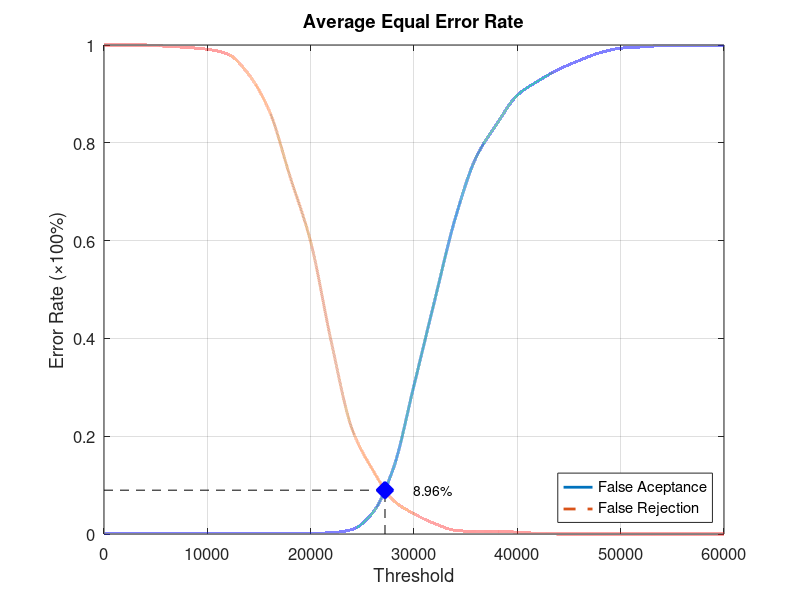
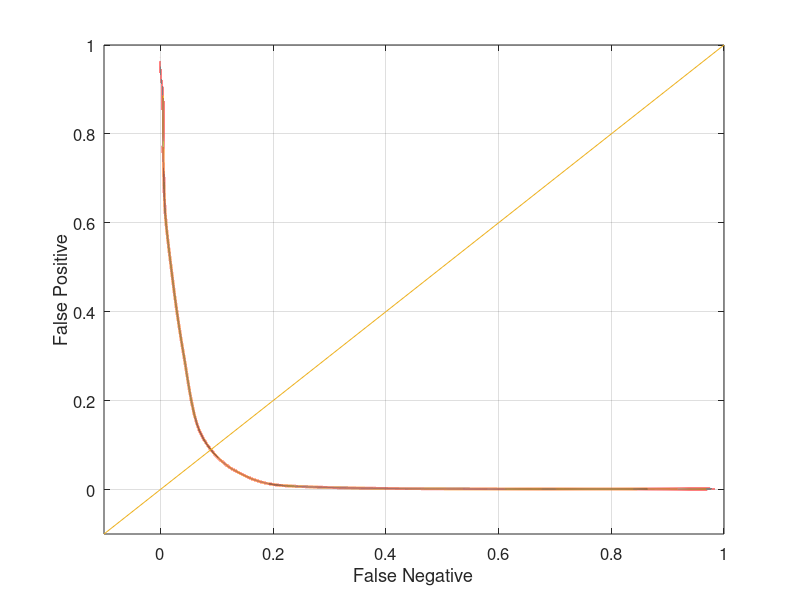

Here is the MATLAB script that generated these plots, in order:
function yEER = Experiment4Average
close all;
clear;
clc;
x = 0:2000:60000;
xq = 0:0.5:60000;

y0 = [0 0.00131579 0.00131579 0.00131579 0.00131579 0.00131579 0.00131579 0.00131579 0.00131579 0.00131579 0.00131579 0.00263158 0.00921053 0.0434211 0.134211 0.303947 0.477632 0.646053 0.769737 0.838158 0.897368 0.926316 0.95 0.968421 0.98421 0.993421 0.996053 0.998684 0.998684 0.998684 1];
yy0 = interp1(x, y0, xq, 'pchip');
y1 = [1 1 1 0.9975 0.995 0.99125 0.98125 0.94 0.865 0.73125 0.5975 0.3925 0.215 0.13125 0.06875 0.04125 0.02125 0.0075 0.005 0.005 0.00375 0.00125 0 0 0 0 0 0 0 0 0];
yy1 = interp1(x, y1, xq, 'pchip');

% Calculating EER: 
y2 = abs(y0 - y1);
find(y2 == min(y2))
yy2 = abs(yy0 - yy1);
xEER = find(yy2 == min(yy2));
xEERIndex = xq(xEER) % X-axis EER
yEER = yy0(xEER) % Y-axis EER

main = figure
plot(xq, yy0,'-','LineWidth', 2);	hold on
plot(xq, yy1,'--','LineWidth', 2);	hold on
plot([xEERIndex xEERIndex], [0 yEER], 'k--');	hold on
plot([0 xEERIndex], [yEER yEER], 'k--');	hold on
plot(xEERIndex, yEER, 'bx', 'LineWidth', 10);	hold on
text(xEERIndex + 10 * xEERIndex / 100, yEER, [num2str(round((10000 * yEER)) / 100) '%'])
legend('False Aceptance', 'False Rejection', 'Location', 'SouthEast')
xlabel('Threshold')
ylabel('Error Rate (\times100%)')
title('Average Equal Error Rate')
set(gca, 'FontSize', 12)
axis([0 60000 0 1])
grid on

print(main, 'Experiment4AverageMain', '-dpng');
FNRxFPR = figure('Color', [1 1 1]);
plot(yy1, yy0, '-', yy1, yy0, 'LineWidth', 2);
hold on
y = -0.1:0.1:1
plot(y, y); 
set(gca, 'FontSize', 12)
xlabel('False Negative')
ylabel('False Positive')
axis([-0.1 1 -0.1 1])
set(gca, 'FontSize', 12)
grid on

print(FNRxFPR, 'Experiment4AverageFNRxFPR','-dpng');
end
